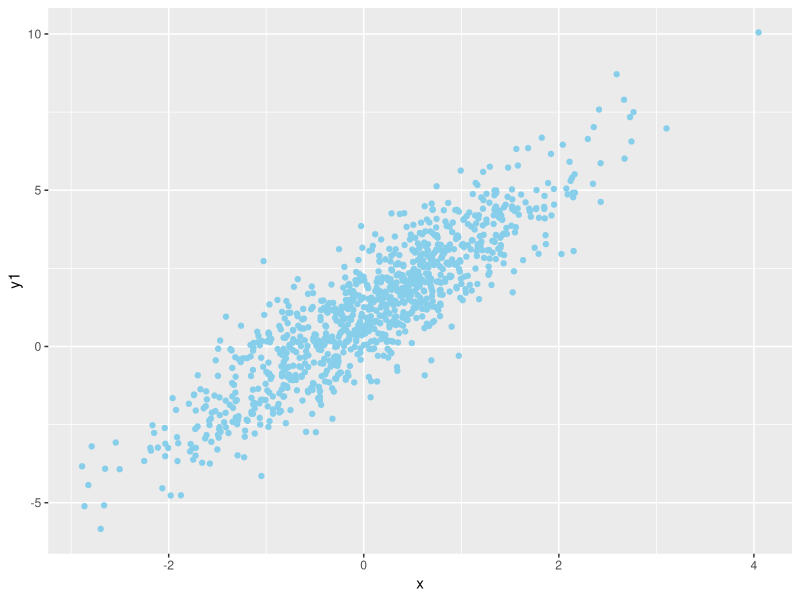
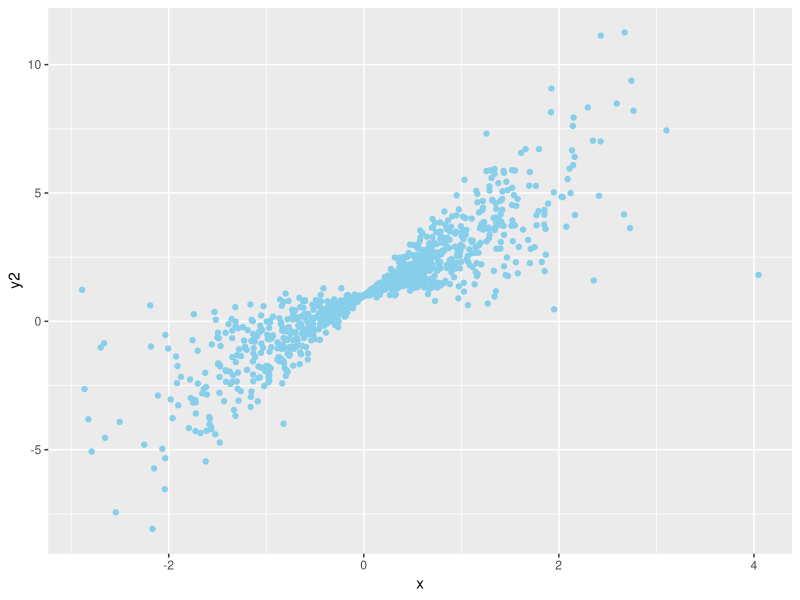

The R script that drew these images, in order: (Note: this script raises an error after producing the figures.)
# Question 1

## setup
rm(list = ls())
library(ggplot2)
library(tibble)

## (1)

N <- 1000
x <- rnorm(N)
u1 <- rnorm(N)
u2 <- sapply(x, function(xi){rnorm(1,sd = abs(xi))})
a <- 1
b <- 2

### Model 1 & 2:
y1 <- a + b * x + u1
df_Model_1 <- tibble(y = y1, x)
y2 <- a + b * x + u2
df_Model_2 <- tibble(y = y2, x)

### draw plots respectively
scat_Model_1 <- ggplot(df_Model_1, aes(x, y)) +
  geom_point(color = "skyblue") +
  labs(x = 'x', y = 'y1')
scat_Model_2 <- ggplot(df_Model_2, aes(x, y)) +
  geom_point(color = "skyblue") +
  labs(x = 'x', y = 'y2')
ggsave(scat_Model_1, filename = 'output/Q1_1_scat_Model_1.png')
ggsave(scat_Model_2, filename = 'output/Q1_1_scat_Model_2.png')

## (2)

### funciton construction

reg <- function(x, y, n){
  df = tibble(x,y)
  x_bar <- mean(x)
  y_bar <- mean(y)
  SST <- sum((df$x - x_bar)^2)
  
  b_hat <- sum((df$y - y_bar) * (df$x - x_bar)) / SST
  a_hat <- y_bar - b_hat * x_bar
  sigma_hat_square = sum((df$y - a_hat - b_hat * df$x)^2) / (n -2)
  se_b_hat_0 <- sqrt(sigma_hat_square / SST)
  se_b_hat_1 <- sqrt(sum((df$x - x_bar)^2 * (df$y - a_hat - b_hat * df$x)^2) / SST^2)
  result <- c(b_hat, a_hat, sigma_hat_square, se_b_hat_0, se_b_hat_1)
  names(result) = c('b_hat', 'a_hat',  'sigma_hat^2', 'se_0', 'se_1')
  return(result)
}

### reg and compare
reg_Model_1 <- reg(x, y1, N)
print(reg_Model_1)
lm_Model_1 <- lm(y1 ~ x)

reg_Model_2 <- reg(x, y2, N)
print(reg_Model_2)
lm_Model_2 <- lm(y2 ~ x)

t_value_1 <- reg_Model_1["b_hat"] / reg_Model_1["se_0"]
print(paste("Without White standard error, the t value of b_hat in model 1 is : ", t_value_1))

t_value_2 <- reg_Model_2["b_hat"] / reg_Model_2["se_1"]
t_value_2_no <- reg_Model_2["b_hat"] / reg_Model_2["se_0"]
print(paste("With White standard error, the t value of b_hat in model 2 is : ", t_value_2))
print(paste("Without White standard error, the t value of b_hat in model 2 is : ", t_value_2_no))

### Answers in natural language

#### Plz check my Rmd file for this part.

## (3)

simulate_t_homo <- function(choice){
  N <- 1000
  x <- rnorm(N)
  u1 <- rnorm(N)
  y1 <- u1 + 1
  reg_rslt <- reg(x, y1, N)
  if (choice == 0) {
    t_value <- reg_rslt["b_hat"] / reg_rslt["se_0"]
  } else if (choice == 1) {
    t_value <- reg_rslt["b_hat"] / reg_rslt["se_1"]
  } else {
    t_value <- NA
  }
  return(sum(t_value))
}

t0 <- replicate(10000, simulate_t_homo(0))
t0_bool <- abs(t0) > 1.96
t0_reject_proportion <- sum(t0_bool) / 10000
t1 <- replicate(10000, simulate_t_homo(1))
t1_bool <- abs(t1) > 1.96
t1_reject_proportion <- sum(t1_bool) / 10000

print(paste('The proportion of rejecting the null hypothesis using t0 is ', t0_reject_proportion))
print(paste('The proportion of rejecting the null hypothesis using t1 is ', t1_reject_proportion))

## (4)

simulate_t_hetero <- function(choice){
  N <- 1000
  x <- rnorm(N)
  u2 <- sapply(x, function(xi){rnorm(1,sd = abs(xi))})
  y2 <- u2 + 1
  reg_rslt <- reg(x, y2, N)
  if (choice == 0) {
    t_value <- reg_rslt["b_hat"] / reg_rslt["se_0"]
  } else if (choice == 1) {
    t_value <- reg_rslt["b_hat"] / reg_rslt["se_1"]
  } else {
    t_value <- NA
  }
  return(sum(t_value))
}

t0 <- replicate(10000, simulate_t_hetero(0))
t0_bool <- abs(t0) > 1.96
t0_reject_proportion <- sum(t0_bool) / 10000
t1 <- replicate(10000, simulate_t_hetero(1))
t1_bool <- abs(t1) > 1.96
t1_reject_proportion <- sum(t1_bool) / 10000

print(paste('The proportion of rejecting the null hypothesis using t0 is ', t0_reject_proportion))
print(paste('The proportion of rejecting the null hypothesis using t1 is ', t1_reject_proportion))

## (5)

# check my rmd, pdf or html file for non-code answers.